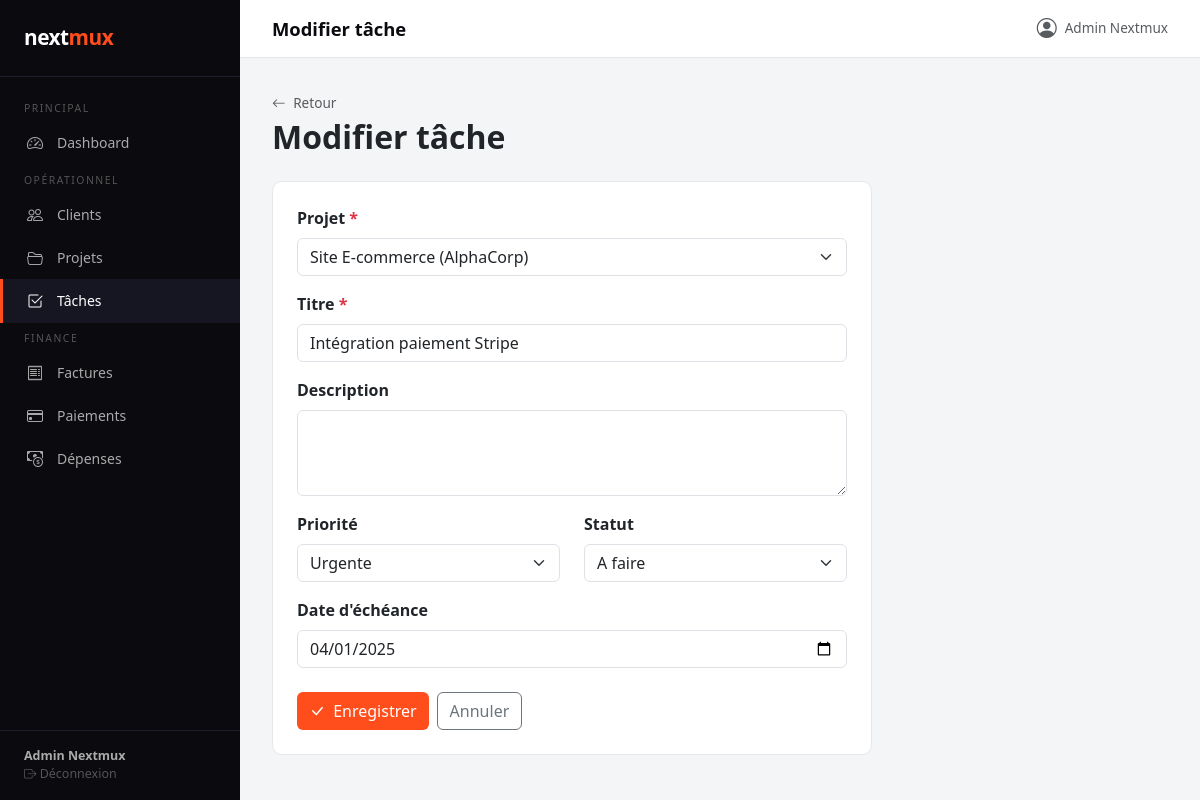
Page /index.php?module=taches&action=edit&id=3&projet_id=1 (signed in) on the committed database.
### tables this page shows
CREATE TABLE IF NOT EXISTS taches (
  id INT AUTO_INCREMENT PRIMARY KEY,
  projet_id INT NOT NULL,
  titre VARCHAR(200) NOT NULL,
  description TEXT,
  priorite ENUM('basse','normale','haute','urgente') DEFAULT 'normale',
  statut ENUM('a_faire','en_cours','termine') DEFAULT 'a_faire',
  date_echeance DATE,
  created_at DATETIME DEFAULT CURRENT_TIMESTAMP,
  FOREIGN KEY (projet_id) REFERENCES projets(id) ON DELETE CASCADE
);

CREATE TABLE IF NOT EXISTS projets (
  id INT AUTO_INCREMENT PRIMARY KEY,
  client_id INT NOT NULL,
  nom VARCHAR(150) NOT NULL,
  description TEXT,
  date_debut DATE,
  date_fin DATE,
  statut ENUM('en_cours','termine','suspendu','annule') DEFAULT 'en_cours',
  budget DECIMAL(10,2) DEFAULT 0,
  created_at DATETIME DEFAULT CURRENT_TIMESTAMP,
  FOREIGN KEY (client_id) REFERENCES clients(id) ON DELETE CASCADE
);

### controllers/tachesController.php (called while the page is built, shortened)
<?php
require_once __DIR__ . '/../models/Tache.php';
require_once __DIR__ . '/../models/Projet.php';
class TachesController {
    private Tache  $model;
    private Projet $projetModel;
    public function __construct() {
        $this->model       = new Tache();
        $this->projetModel = new Projet();
    }
    public function edit(): void {
        $id    = (int)($_GET['id'] ?? 0);
        $tache = $this->model->getById($id);
        $projets = $this->projetModel->getAll();
        $data    = $tache;
        $page_title = 'Modifier tâche';
        require_once __DIR__ . '/../views/taches/form.php';
    }
}

### config/db.php (called while the page is built, shortened)
<?php
function getDB(): PDO {
    static $pdo = null;
    if ($pdo === null) {
        $dsn = "mysql:host=" . DB_HOST . ";dbname=" . DB_NAME . ";charset=" . DB_CHARSET;
        try {
            $pdo = new PDO($dsn, DB_USER, DB_PASS, [
                PDO::ATTR_ERRMODE            => PDO::ERRMODE_EXCEPTION,
                PDO::ATTR_DEFAULT_FETCH_MODE => PDO::FETCH_ASSOC,
                PDO::ATTR_EMULATE_PREPARES   => false,
            ]);
        } catch (PDOException $e) {
            die(json_encode(['error' => 'Connexion BDD échouée : ' . $e->getMessage()]));
        }
    }
    return $pdo;
}

### models/Tache.php (called while the page is built, shortened)
<?php
class Tache {
    private PDO $db;
    public function __construct() {
        $this->db = getDB();
    }
    public function getById(int $id): array|false {
        $stmt = $this->db->prepare("SELECT * FROM taches WHERE id = ?");
        $stmt->execute([$id]);
        return $stmt->fetch();
    }
}

### models/Projet.php (called while the page is built, shortened)
<?php
class Projet {
    private PDO $db;
    public function __construct() {
        $this->db = getDB();
    }
    public function getAll(?int $clientId = null): array {
        $sql = "SELECT p.*, c.nom AS client_nom,
                    COUNT(DISTINCT t.id) AS nb_taches,
                    COUNT(DISTINCT f.id) AS nb_factures
                FROM projets p
                JOIN clients c ON p.client_id = c.id
                LEFT JOIN taches t ON t.projet_id = p.id
                LEFT JOIN factures f ON f.projet_id = p.id";
        $params = [];
        $sql .= " GROUP BY p.id ORDER BY p.created_at DESC";
        $stmt = $this->db->prepare($sql);
        $stmt->execute($params);
        return $stmt->fetchAll();
    }
}

### views/taches/form.php (the view, shortened to what this page needs)
<?php require_once __DIR__ . '/../layout/header.php'; ?>
<div class="mb-4">
  <a href="javascript:history.back()" class="text-muted text-decoration-none" style="font-size:0.85rem">
    <i class="bi bi-arrow-left me-1"></i> Retour
  </a>
  <h2 class="fw-bold mt-1"><?= htmlspecialchars($page_title) ?></h2>
</div>
<div class="card" style="max-width:600px">
  <div class="card-body p-4">
    <?php $action = isset($tache)
      ? "index.php?module=taches&action=edit&id={$tache['id']}&projet_id=" . ($data['projet_id'] ?? '')
      : "index.php?module=taches&action=create"; ?>
    <form method="POST" action="<?= $action ?>">
      <div class="mb-3">
        <label class="form-label fw-semibold">Projet <span class="text-danger">*</span></label>
        <select name="projet_id" class="form-select" required>
          <?php foreach ($projets as $p): ?>
            <option value="<?= $p['id'] ?>" <?= ($data['projet_id'] ?? '') == $p['id'] ? 'selected' : '' ?>>
              <?= htmlspecialchars($p['nom']) ?> (<?= htmlspecialchars($p['client_nom']) ?>)
            </option>
          <?php endforeach; ?>
        </select>
      </div>
      <div class="mb-3">
        <label class="form-label fw-semibold">Titre <span class="text-danger">*</span></label>
        <input type="text" name="titre" class="form-control" required
               value="<?= htmlspecialchars($data['titre'] ?? '') ?>" placeholder="Développement frontend…">
      </div>
      <div class="mb-3">
        <label class="form-label fw-semibold">Description</label>
        <textarea name="description" class="form-control" rows="3"><?= htmlspecialchars($data['description'] ?? '') ?></textarea>
      </div>
      <div class="row mb-3">
        <div class="col">
          <label class="form-label fw-semibold">Priorité</label>
          <select name="priorite" class="form-select">
            <?php foreach (['basse','normale','haute','urgente'] as $p): ?>
              <option value="<?= $p ?>" <?= ($data['priorite'] ?? 'normale') === $p ? 'selected' : '' ?>>
                <?= ucfirst($p) ?>
              </option>
            <?php endforeach; ?>
          </select>
        </div>
        <div class="col">
          <label class="form-label fw-semibold">Statut</label>
          <select name="statut" class="form-select">
            <?php foreach (['a_faire','en_cours','termine'] as $s): ?>
              <option value="<?= $s ?>" <?= ($data['statut'] ?? 'a_faire') === $s ? 'selected' : '' ?>>
                <?= ucfirst(str_replace('_',' ',$s)) ?>
              </option>
            <?php endforeach; ?>
          </select>
        </div>
      </div>
      <div class="mb-4">
        <label class="form-label fw-semibold">Date d'échéance</label>
        <input type="date" name="date_echeance" class="form-control" value="<?= $data['date_echeance'] ?? '' ?>">
      </div>
      <div class="d-flex gap-2">
        <button type="submit" class="btn btn-accent">
          <i class="bi bi-check-lg me-1"></i>
          <?= isset($tache) ? 'Enregistrer' : 'Créer la tâche' ?>
        </button>
        <a href="javascript:history.back()" class="btn btn-outline-secondary">Annuler</a>
      </div>
    </form>
  </div>
</div>
<?php require_once __DIR__ . '/../layout/footer.php'; ?>

### views/layout/header.php (style rules this page uses)
:root { --sidebar-w: 240px; --accent: #FF4D1C; --dark: #0a0a0f; }
body { background: #f4f5f7; font-family: 'Segoe UI', sans-serif; }
.card { border: 1px solid #e5e7eb; border-radius: 10px; }
.btn-accent { background: var(--accent); color: white; border: none; }

### rows in the picture
taches: projet_id "Site E-commerce (AlphaCorp)", titre "Intégration paiement Stripe", priorite "Urgente", statut "A faire", date_echeance "04/01/2025"

### other values in the picture
$user['nom'] "Admin Nextmux"
$page_title "Modifier tâche"
